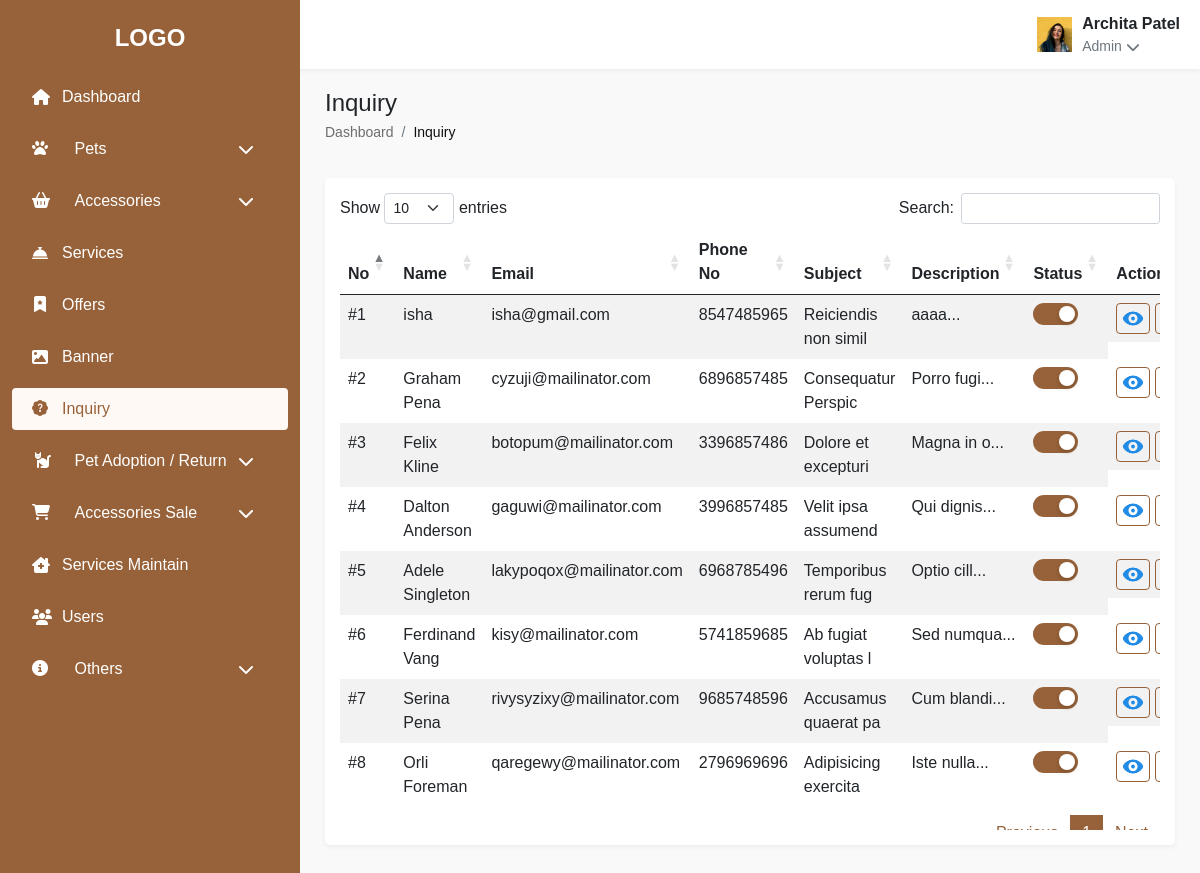
The page /Inquiry.php (signed in) on the database its author committed.
### tables this page shows
CREATE TABLE `contact_us` (
  `id` int(11) NOT NULL,
  `name` varchar(1000) DEFAULT NULL,
  `email` varchar(1000) DEFAULT NULL,
  `phone` bigint(20) DEFAULT NULL,
  `message` varchar(1000) DEFAULT NULL,
  `subject` varchar(1000) DEFAULT NULL,
  `status` varchar(500) DEFAULT NULL,
  `created_at` timestamp NULL DEFAULT NULL,
  `updated_at` timestamp NULL DEFAULT NULL
);

### Inquiry.php (the view, shortened to what this page needs)
<?php
include 'connection.php';
?>
<!DOCTYPE html>
<html lang="en">
  <head>
    <link href="https://cdnjs.cloudflare.com/ajax/libs/font-awesome/6.4.0/css/all.min.css" rel="stylesheet" />
    <link href="https://cdn.jsdelivr.net/npm/bootstrap@5.0.2/dist/css/bootstrap.min.css" rel="stylesheet">
    <link href="https://cdn.datatables.net/1.13.4/css/dataTables.bootstrap5.min.css" rel="stylesheet">
    <link rel="stylesheet" href="css/category.css" />
    <link rel="stylesheet" href="css/profile.css" />
  </head>
  <body>
    <?php include 'sidebar.php'; ?>
    <div class="k-content">
      <?php include 'header.php'; ?>
      <div class="k-page-content">
        <div class="k-page-header">
          <div>
            <h4 class="mb-1">Inquiry</h4>
            <nav class="k-breadcrumb small">
              <ol class="breadcrumb mb-0">
                <li class="breadcrumb-item">
                  <a href="#" class="k-link-text-color text-decoration-none">Dashboard</a>
                </li>
                <li class="breadcrumb-item active k-link-text-color-active">
                  Inquiry
                </li>
              </ol>
            </nav>
          </div>
        </div>
        <div class="k-table-container d-flex flex-column justify-content-between">
          <div class="table-responsive">
            <table id="tbl_cat" class="table table-striped table-hover">
              <thead>
                <tr>
                  <th>No</th>
                  <th>Name</th>
                  <th>Email</th>
                  <th>Phone No</th>
                  <th>Subject</th>
                  <th>Description</th>
                  <th>Status</th>
                  <th>Action</th>
                </tr>
              </thead>
              <tbody>
                <?php
                  $query = mysqli_query($cnn,"SELECT * FROM `contact_us` ORDER BY id DESC");
                  $cnt = 1;
                  while($row = mysqli_fetch_array($query)){
                    echo '<tr class="k-tr">
                        <td>#' . $cnt . '</td>
                        <td>' . $row['name'] . '</td>
                         <td>' . $row['email'] . '</td>
                          <td>' . $row['phone'] . '</td>
                        <td>' . $row['subject'] . '</td>
                      <td>' . substr($row['message'], 0, 10) . '...</td>
                        <td class="status">
                          <label class="toggle-switch">
                              <input type="checkbox" value="' . ($row['status'] === 'Active' ? '1' : '0') . '" ' . ($row['status'] === 'Active' ? 'checked' : '') . ' class="status-checkbox" data-id="' . $row['id'] . '">
                              <span class="toggle-slider"></span>
                          </label>
                        </td>
                        <td class="action-buttons">
                          <a href="#"
                                class="edit-btn text-decoration-none"
                                data-bs-toggle="modal"
                                data-bs-target="#accessoryDetailModal"
                                data-description="' . htmlspecialchars($row['message']) . '">
                                <img src="images/view.png" alt="" style="width: 24px;height: 25px;" />
                          </a>
                            <div class="delete-btn" data-id="' . $row['id'] . '" data-bs-toggle="modal" data-bs-target="#deleteConfirmModal">
                                <img src="images/delete.svg" alt="" />
                            </div>
                        </td>
                      </tr>';
                    $cnt++;
                  }
                  ?>
              </tbody>
            </table>
          </div>
        </div>
      </div>
    </div>
  </body>
</html>

### sidebar.php (shortened to what this page needs)
<link rel="stylesheet" href="https://cdn.jsdelivr.net/npm/bootstrap-icons@1.11.3/font/bootstrap-icons.css">
<div class="k-sidebar" id="sidebar">
      <div class="k-logo">
        <div>
          <p class="p-0 m-0 text-start text-lg-center">LOGO</p>
        </div>
      </div>
      <ul class="k-sidebar-menu">
        <li>
          <a href="dashbord.php" class="d-flex align-items-center" style="margin-top: -20px;">
            <i class="fas fa-home"></i>
            <span>Dashboard</span>
          </a>
        </li>
        <li class="nav-item">
            <a href="javascript:void(0);" class="nav-link d-flex align-items-center justify-content-between" onclick="toggleDropdown(this)">
              <div>
                <i class="fas fa-paw"></i>
                <span class="ps-2">Pets</span>
              </div>
              <i class="fas fa-chevron-down dropdown-arrow"></i>
            </a>
          </li>
        <li class="nav-item">
            <a href="javascript:void(0);" class="nav-link d-flex align-items-center justify-content-between" onclick="toggleDropdown(this)">
              <div>
              <i class="fas fa-shopping-basket"></i>
                <span class="ps-2">Accessories</span>
              </div>
              <i class="fas fa-chevron-down dropdown-arrow"></i>
            </a>
          </li>
          <li>
          <a href="service.php" class="d-flex align-items-center">
            <i class="fas fa-concierge-bell"></i>
            <span>Services</span>
          </a>
        </li>
        <li>
          <a href="offer.php" class="d-flex align-items-center">
          <i class="bi bi-bookmark-star-fill"></i>
            <span>Offers</span>
          </a>
        </li>
        <li>
          <a href="banner.php" class="d-flex align-items-center">
          <i class="fa-solid fa-image"></i>
            <span>Banner</span>
          </a>
        </li>
         <li>
          <a href="Inquiry.php" class="d-flex align-items-center">
          <i class="bi bi-patch-question-fill"></i>
            <span>Inquiry</span>
          </a>
        </li>
        <li class="nav-item">
            <a href="javascript:void(0);" class="nav-link d-flex align-items-center justify-content-between" onclick="toggleDropdown(this)">
              <div>
              <i class="fa-solid fa-cat fa-flip-horizontal"></i>
                <span class="ps-2">Pet Adoption / Return</span>
              </div>
              <i class="fas fa-chevron-down dropdown-arrow"></i>
            </a>
          </li>
          <li class="nav-item">
            <a href="javascript:void(0);" class="nav-link d-flex align-items-center justify-content-between" onclick="toggleDropdown(this)">
              <div>
              <i class="fa-solid fa-cart-shopping"></i>
                <span class="ps-2">Accessories Sale</span>
              </div>
              <i class="fas fa-chevron-down dropdown-arrow"></i>
            </a>
          </li>
        <li>
          <a href="service_m.php" class="d-flex align-items-center">
          <i class="fa-solid fa-house-chimney-medical"></i>
            <span>Services Maintain</span>
          </a>
        </li>
        <li>
          <a href="user_view.php" class="d-flex align-items-center">
          <i class="fa-solid fa-users"></i>
            <span>Users</span>
          </a>
        </li>
        <li class="nav-item">
            <a href="javascript:void(0);" class="nav-link d-flex align-items-center justify-content-between" onclick="toggleDropdown(this)">
              <div>
              <i class="fa-solid fa-circle-info"></i>
                <span class="ps-2">Others</span>
              </div>
              <i class="fas fa-chevron-down dropdown-arrow"></i>
            </a>
          </li>
      </ul>
    </div>

### header.php (shortened to what this page needs)
<?php
if(isset($_SESSION['admin'])){
  $admin =$_SESSION['admin'];
  $query_user = mysqli_query($cnn,"SELECT * FROM `login` WHERE email='$admin'");
  $row_user = mysqli_fetch_array($query_user);
  $name1 = $row_user['name'];
  $image1 = $row_user['image'];
}
?>
 <div class="k-content" style="idth: 1630px;
    margin-left: -24px;">
      <div class="k-header-container">
        <div class="k-header d-flex justify-content-between align-center-center">
          <div class="k-user-info dropdown">
            <div
              class="d-flex align-items-center"
              role="button"
              id="userDropdown"
              data-bs-toggle="dropdown"
              aria-expanded="false">
              <img src="images/<?php echo $image1; ?>" alt="User Avatar" />
              <div>
                <div class="fw-bold"><?php echo $name1; ?></div>
                <div class="small text-muted d-flex align-items-center">
                  <p class="mb-0 me-1">Admin</p>
                  <i class="fa-solid fa-chevron-down"></i>
                </div>
              </div>
            </div>
          </div>
        </div>
      </div>
    </div>

### css/category.css (style rules this page uses)
* { margin: 0; padding: 0; box-sizing: border-box; font-family: Arial, sans-serif; }
:root { --k-sidebar-bg: #976239; --k-sidebar-text: #ffffff; --k-sidebar-hover: #fff9f6; --k-sidebar-active: #fff9f6; --k-header-bg: #ffffff; --k-content-bg: #f9f9f9; --k-table-header-bg: #eee6d3; }
body { font-family: Arial, sans-serif; background-color: var(--k-content-bg); overflow-x: hidden; }
.k-sidebar { background-color: var(--k-sidebar-bg); color: var(--k-sidebar-text); min-height: 100vh; position: fixed; width: 300px; left: 0; top: 0; transition: all 0.3s; z-index: 1000; }
.k-sidebar .k-logo { padding: 20px; font-size: 24px; font-weight: bold; text-align: center; }
.k-sidebar-menu { list-style: none; padding: 0; margin: 20px 0; }
.k-sidebar-menu li { margin: 10px 12px; }
.k-sidebar-menu a { color: var(--k-sidebar-text); text-decoration: none; display: flex; align-items: center; padding: 9px 20px; transition: all 0.3s; border-radius: 4px; }
.k-sidebar-menu a.active { background-color: var(--k-sidebar-active); color: #976239; }
.k-sidebar-menu i { width: 20px; margin-right: 10px; }
.k-content { margin-left: 300px; transition: all 0.3s; }
.k-header { background-color: var(--k-header-bg); padding: 12px 20px; box-shadow: 0 2px 5px rgba(0, 0, 0, 0.05); margin-bottom: 20px; display: flex; justify-content: space-between; align-items: center; }
.k-user-info { display: flex; align-items: center; }
.k-user-info img { width: 35px; height: 35px; margin-right: 10px; }
.k-breadcrumb { margin-bottom: 15px; }
.k-page-header { display: flex; justify-content: space-between; align-items: flex-start; margin-bottom: 20px; margin: 0 25px 20px 25px; flex-wrap: wrap; gap: 15px; }
.k-table-container { background-color: white; border-radius: 5px; box-shadow: 0 2px 5px rgba(0, 0, 0, 0.05); padding: 15px; margin: 0 25px; height: 75vh; }
.k-link-text-color { color: #0f0f0f99 !important; }
.k-link-text-color-active { color: #0f0f0f !important; }
.k-tr { border: none !important; }
td { border: none; }
.toggle-slider { position: absolute; cursor: pointer; top: 0; left: 0; right: 0; bottom: 0; background-color: #ccc; border-radius: 30px; transition: 0.4s; }
input:checked + .toggle-slider { background-color: #976239; }
.table-responsive { width: 100%; overflow-x: auto; -webkit-overflow-scrolling: touch; }
.action-buttons { white-space: nowrap; display: flex; gap: 5px; }
.toggle-switch { position: relative; display: inline-block; width: 45px; height: 22px; }
.toggle-slider:before { position: absolute; content: ""; height: 16px; width: 16px; left: 3px; bottom: 3px; background-color: white; border-radius: 50%; transition: 0.4s; box-shadow: 0 2px 5px rgba(0, 0, 0, 0.2); }
input:checked + .toggle-slider:before { transform: translateX(23px); }
.edit-btn { background-color: transparent; border: 0.6px solid #976239; border-radius: 4px; padding: 2px 4px; }
.delete-btn { background-color: transparent; border: 0.6px solid #976239; border-radius: 4px; padding: 2px 4px; }
.k-sidebar, .k-content { transition: all 0.3s ease; }

### sidebar.php (style rules this page uses)
.dropdown-arrow { transition: transform 0.3s ease; }
.nav-link, .submenu-link { color: white; text-decoration: none; }

### rows shown on the page
contact_us: name "isha", email "isha@gmail.com", phone "8547485965", subject "Reiciendis non simil", message "aaaa"
contact_us: name "Graham Pena", email "cyzuji@mailinator.com", phone "6896857485", subject "Consequatur Perspic", message "Porro fugi"
contact_us: name "Felix Kline", email "botopum@mailinator.com", phone "3396857486", subject "Dolore et excepturi", message "Magna in o"
contact_us: name "Dalton Anderson", email "gaguwi@mailinator.com", phone "3996857485", subject "Velit ipsa assumend", message "Qui dignis"
contact_us: name "Adele Singleton", email "lakypoqox@mailinator.com", phone "6968785496", subject "Temporibus rerum fug", message "Optio cill"
contact_us: name "Ferdinand Vang", email "kisy@mailinator.com", phone "5741859685", subject "Ab fugiat voluptas l", message "Sed numqua"
contact_us: name "Serina Pena", email "rivysyzixy@mailinator.com", phone "9685748596", subject "Accusamus quaerat pa", message "Cum blandi"
contact_us: name "Orli Foreman", email "qaregewy@mailinator.com", phone "2796969696", subject "Adipisicing exercita", message "Iste nulla"

### other values the page prints
$name1 "Archita Patel"
